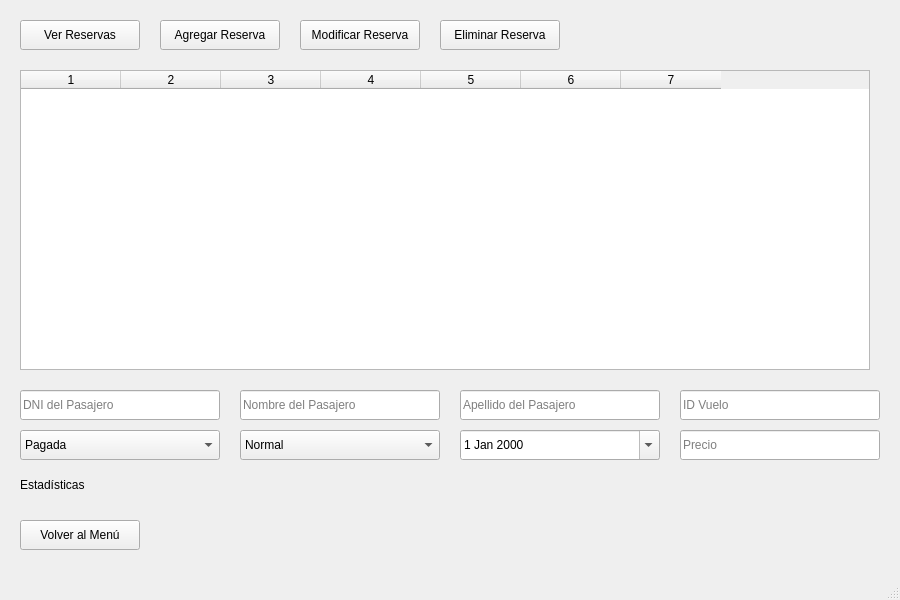
<?xml version="1.0" encoding="UTF-8"?>
<ui version="4.0">
 <class>ReservasPanelWindow</class>
 <widget class="QMainWindow" name="ReservasPanelWindow">
  <property name="geometry">
   <rect>
    <x>0</x>
    <y>0</y>
    <width>900</width>
    <height>600</height>
   </rect>
  </property>
  <property name="windowTitle">
   <string>Panel de Reservas - Aerolínea XYZ</string>
  </property>
  <widget class="QWidget" name="centralwidget">

   <!-- Botones CRUD -->
   <widget class="QPushButton" name="btn_ver_reservas">
    <property name="geometry">
     <rect>
      <x>20</x>
      <y>20</y>
      <width>120</width>
      <height>30</height>
     </rect>
    </property>
    <property name="text">
     <string>Ver Reservas</string>
    </property>
   </widget>
   <widget class="QPushButton" name="btn_agregar_reserva">
    <property name="geometry">
     <rect>
      <x>160</x>
      <y>20</y>
      <width>120</width>
      <height>30</height>
     </rect>
    </property>
    <property name="text">
     <string>Agregar Reserva</string>
    </property>
   </widget>
   <widget class="QPushButton" name="btn_modificar_reserva">
    <property name="geometry">
     <rect>
      <x>300</x>
      <y>20</y>
      <width>120</width>
      <height>30</height>
     </rect>
    </property>
    <property name="text">
     <string>Modificar Reserva</string>
    </property>
   </widget>
   <widget class="QPushButton" name="btn_eliminar_reserva">
    <property name="geometry">
     <rect>
      <x>440</x>
      <y>20</y>
      <width>120</width>
      <height>30</height>
     </rect>
    </property>
    <property name="text">
     <string>Eliminar Reserva</string>
    </property>
   </widget>

   <!-- Tabla para mostrar reservas -->
   <widget class="QTableWidget" name="tabla_reservas">
    <property name="geometry">
     <rect>
      <x>20</x>
      <y>70</y>
      <width>850</width>
      <height>300</height>
     </rect>
    </property>
    <property name="columnCount">
     <number>7</number>
    </property>
    <property name="rowCount">
     <number>0</number>
    </property>
   </widget>

   <!-- Campos de entrada para agregar/modificar una reserva -->
   <widget class="QLineEdit" name="input_dni_pasajero">
    <property name="geometry">
     <rect>
      <x>20</x>
      <y>390</y>
      <width>200</width>
      <height>30</height>
     </rect>
    </property>
    <property name="placeholderText">
     <string>DNI del Pasajero</string>
    </property>
   </widget>
   <widget class="QLineEdit" name="input_nombre_pasajero">
    <property name="geometry">
     <rect>
      <x>240</x>
      <y>390</y>
      <width>200</width>
      <height>30</height>
     </rect>
    </property>
    <property name="placeholderText">
     <string>Nombre del Pasajero</string>
    </property>
   </widget>
   <widget class="QLineEdit" name="input_apellido_pasajero">
    <property name="geometry">
     <rect>
      <x>460</x>
      <y>390</y>
      <width>200</width>
      <height>30</height>
     </rect>
    </property>
    <property name="placeholderText">
     <string>Apellido del Pasajero</string>
    </property>
   </widget>
   <widget class="QLineEdit" name="input_vuelo_id">
    <property name="geometry">
     <rect>
      <x>680</x>
      <y>390</y>
      <width>200</width>
      <height>30</height>
     </rect>
    </property>
    <property name="placeholderText">
     <string>ID Vuelo</string>
    </property>
   </widget>
   <widget class="QDateEdit" name="input_fecha_creacion">
    <property name="geometry">
     <rect>
      <x>460</x>
      <y>430</y>
      <width>200</width>
      <height>30</height>
     </rect>
    </property>
    <property name="calendarPopup">
     <bool>true</bool>
    </property>
   </widget>
   <widget class="QComboBox" name="input_estado_reserva">
    <property name="geometry">
     <rect>
      <x>20</x>
      <y>430</y>
      <width>200</width>
      <height>30</height>
     </rect>
    </property>
    <item>
     <property name="text">
      <string>Pagada</string>
     </property>
    </item>
    <item>
     <property name="text">
      <string>En Espera</string>
     </property>
    </item>
   </widget>
   <widget class="QComboBox" name="input_asiento_clase">
    <property name="geometry">
     <rect>
      <x>240</x>
      <y>430</y>
      <width>200</width>
      <height>30</height>
     </rect>
    </property>
    <item>
     <property name="text">
      <string>Normal</string>
     </property>
    </item>
    <item>
     <property name="text">
      <string>Turista</string>
     </property>
    </item>
    <item>
     <property name="text">
      <string>Premium</string>
     </property>
    </item>
   </widget>
   <widget class="QLineEdit" name="input_precio">
    <property name="geometry">
     <rect>
      <x>680</x>
      <y>430</y>
      <width>200</width>
      <height>30</height>
     </rect>
    </property>
    <property name="placeholderText">
     <string>Precio</string>
    </property>
   </widget>

   <!-- Etiqueta de estadísticas -->
   <widget class="QLabel" name="label_estadisticas">
    <property name="geometry">
     <rect>
      <x>20</x>
      <y>470</y>
      <width>850</width>
      <height>30</height>
     </rect>
    </property>
    <property name="text">
     <string>Estadísticas</string>
    </property>
   </widget>

   <!-- Botón para volver al menú principal -->
   <widget class="QPushButton" name="btn_volver_menu">
    <property name="geometry">
     <rect>
      <x>20</x>
      <y>520</y>
      <width>120</width>
      <height>30</height>
     </rect>
    </property>
    <property name="text">
     <string>Volver al Menú</string>
    </property>
   </widget>

  </widget>
  <widget class="QMenuBar" name="menubar"/>
  <widget class="QStatusBar" name="statusbar"/>
 </widget>
 <resources/>
 <connections/>
</ui>
